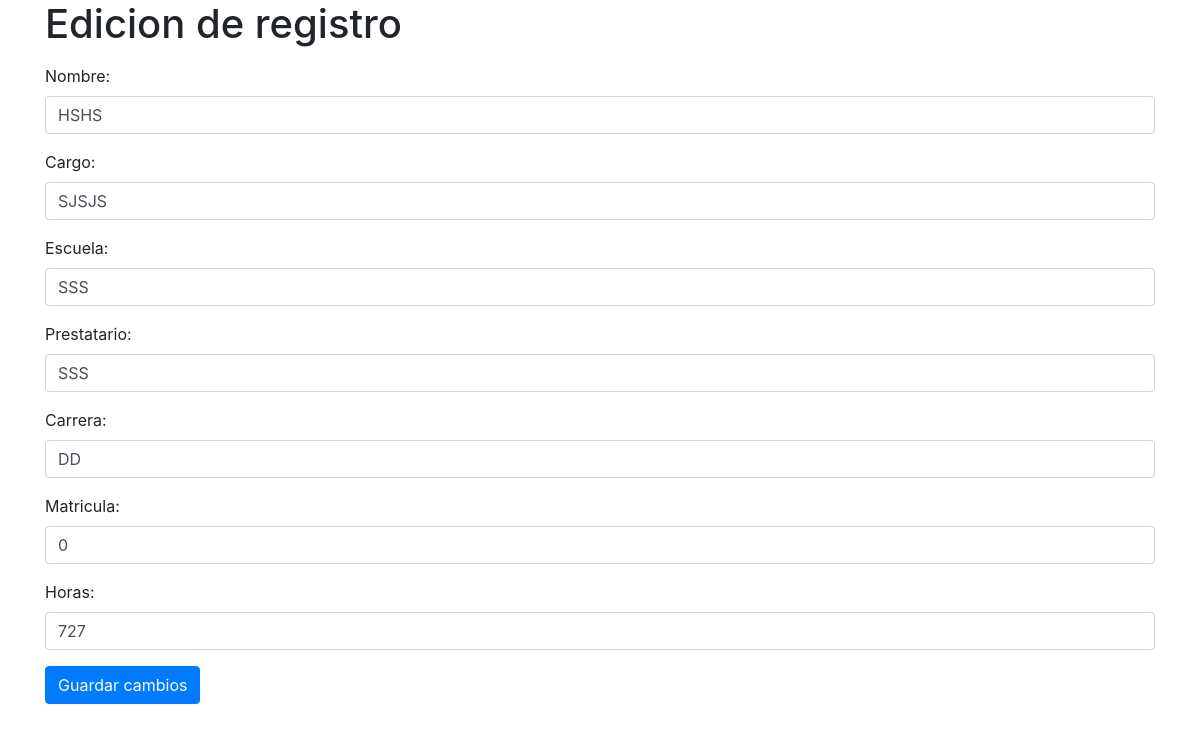
Screenshot of /edit_pp.php?id=5 with the database file from the repository.
### tables this page shows
CREATE TABLE `aceptacion_pp` (
  `Id_pp` int(11) NOT NULL,
  `nombreExpide` varchar(100) NOT NULL,
  `cargoPer` varchar(150) NOT NULL,
  `nombreEscuela` varchar(100) NOT NULL,
  `nombreEstudiante` varchar(50) NOT NULL,
  `carrera` varchar(50) NOT NULL,
  `noCuenta` int(10) NOT NULL,
  `numHoras` int(10) NOT NULL,
  `ruta` varchar(255) NOT NULL
);

### edit_pp.php (the view, shortened to what this page needs)
<?php
$getmysql = new mysqlconex();
$getconex = $getmysql->conex();
$idSeleccionado = $_GET['id'];
$consulta = "SELECT * FROM aceptacion_pp WHERE Id_pp = $idSeleccionado";
$resultado = mysqli_query($getconex, $consulta);
$fila = mysqli_fetch_assoc($resultado);
?>
<!DOCTYPE html>
<html>
<head>
  <link rel="stylesheet" href="https://stackpath.bootstrapcdn.com/bootstrap/4.5.0/css/bootstrap.min.css">
</head>
<body>
  <div class="container">
  <h1>Edicion de registro</h1>
    <form method="POST" action="">
      <div class="form-group">
        <label for="nombreExpide">Nombre: </label>
        <input type="text" class="form-control" name="nombreExpide" value="<?php echo $fila['nombreExpide']; ?>">
      </div>
      <div class="form-group">
        <label for="cargoPer">Cargo: </label>
        <input type="text" class="form-control" name="cargoPer" value="<?php echo $fila['cargoPer']; ?>">
      </div>
      <div class="form-group">
        <label for="nombreEscuela">Escuela: </label>
        <input type="text" class="form-control" name="nombreEscuela" value="<?php echo $fila['nombreEscuela']; ?>">
      </div>
      <div class="form-group">
        <label for="nombreEstudiante">Prestatario: </label>
        <input type="text" class="form-control" name="nombreEstudiante" value="<?php echo $fila['nombreEstudiante']; ?>">
      </div>
      <div class="form-group">
        <label for="carrera">Carrera: </label>
        <input type="text" class="form-control" name="carrera" value="<?php echo $fila['carrera']; ?>">
      </div>
      <div class="form-group">
        <label for="noCuenta">Matricula: </label>
        <input type="text" class="form-control" name="noCuenta" value="<?php echo $fila['noCuenta']; ?>">
      </div>
      <div class="form-group">
        <label for="numHoras">Horas: </label>
        <input type="number" class="form-control" name="numHoras" value="<?php echo $fila['numHoras']; ?>">
      </div>
      <button type="submit" class="btn btn-primary">Guardar cambios</button>
    </form>
  </div>
</body>
</html>

### edit_pp.php (style rules this page uses)
.form-group { position: relative; }

### rows the page displays
aceptacion_pp: nombreExpide "HSHS", cargoPer "SJSJS", nombreEscuela "SSS", nombreEstudiante "SSS", carrera "DD", noCuenta "0", numHoras "727"
